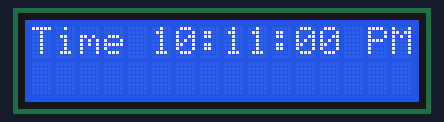
A sketch run on a simulated Arduino Uno, built with avr-gcc and run on an emulated ATmega328P. Parts: 16×2 character LCD.

Above: at 0.1 s.
At 4.1 s:
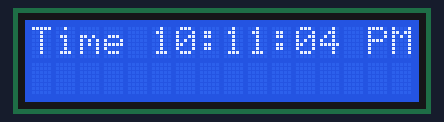
At 9.0 s:
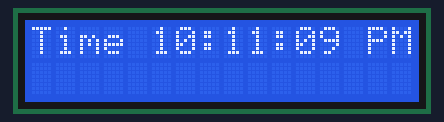
At 18.9 s:
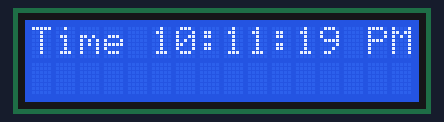
At 28.8 s:
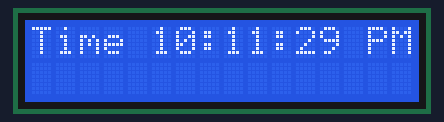
At 38.7 s:
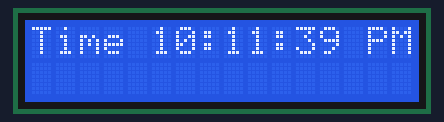

The sketch:

LCDClock.ino
```cpp
#include<LiquidCrystal.h>

//LiquidCrystal(rs, enable, d4, d5, d6, d7) to assign pins. Always in descending order!!
LiquidCrystal lcd(12, 11, 5, 4, 3, 2);

// initial Time display is h:m:s PM
int hr = 10;
int mins = 11;
int sec = 0;
int flag=1; //1 for PM, -1 for AM


void setup()
{
  lcd.begin(16, 2);// Tells micro controller we're using 16x2 LCD
}

void loop()
{
  // Update LCD Display
  // Print TIME in Hour, Min, Sec + AM/PM
  lcd.setCursor(0,0);//lcd.setCursor(coloumn , row) to set cursor where desired
  lcd.print("Time ");
  if(hr<10)lcd.print("0");//So LCD always displays 2 digits( 01 instead of 1)
  lcd.print(hr);
  lcd.print(":");
  if(mins<10)lcd.print("0");
  lcd.print(mins);
  lcd.print(":");
  if(sec<10)lcd.print("0");
  lcd.print(sec);

  //Setting AM and PM
  if(flag==-1) lcd.print(" AM");
  if(flag==1) lcd.print(" PM");

  //lcd.setCursor(0,1);// for Line 2


  //Delay so statements below execute every 1 second
  delay(987);//used delay(987) instead of delay(1000) to try and account for time taken to execute loop


  // this method of measuring time is not accurate


  // Calculate TIME in Hour, Min, Sec + AM/PM
  sec = sec + 1; //increment sec. counting

  //Add 1 to mins and restart sec to 0 every 60 sec
  if(sec==60)
  {
    sec = 0;
    mins += 1;
  }

  //Add 1 to hr and restart mins to 0 every 60 mins
  if(mins==60)
  {
    mins = 0;
    hr+=1;
  }

  //At 12:00:00 change PM/AM
  if(hr==12 && mins==0 && sec==0)
  {
    flag *= -1;
  }

  //Change hr from 13 to 1
  if(hr==13){
    hr = 1;
  }
}
```

Measured:
- what the display in image 1 shows lasts 1.0 s, from 4.0 s to 5.0 s
